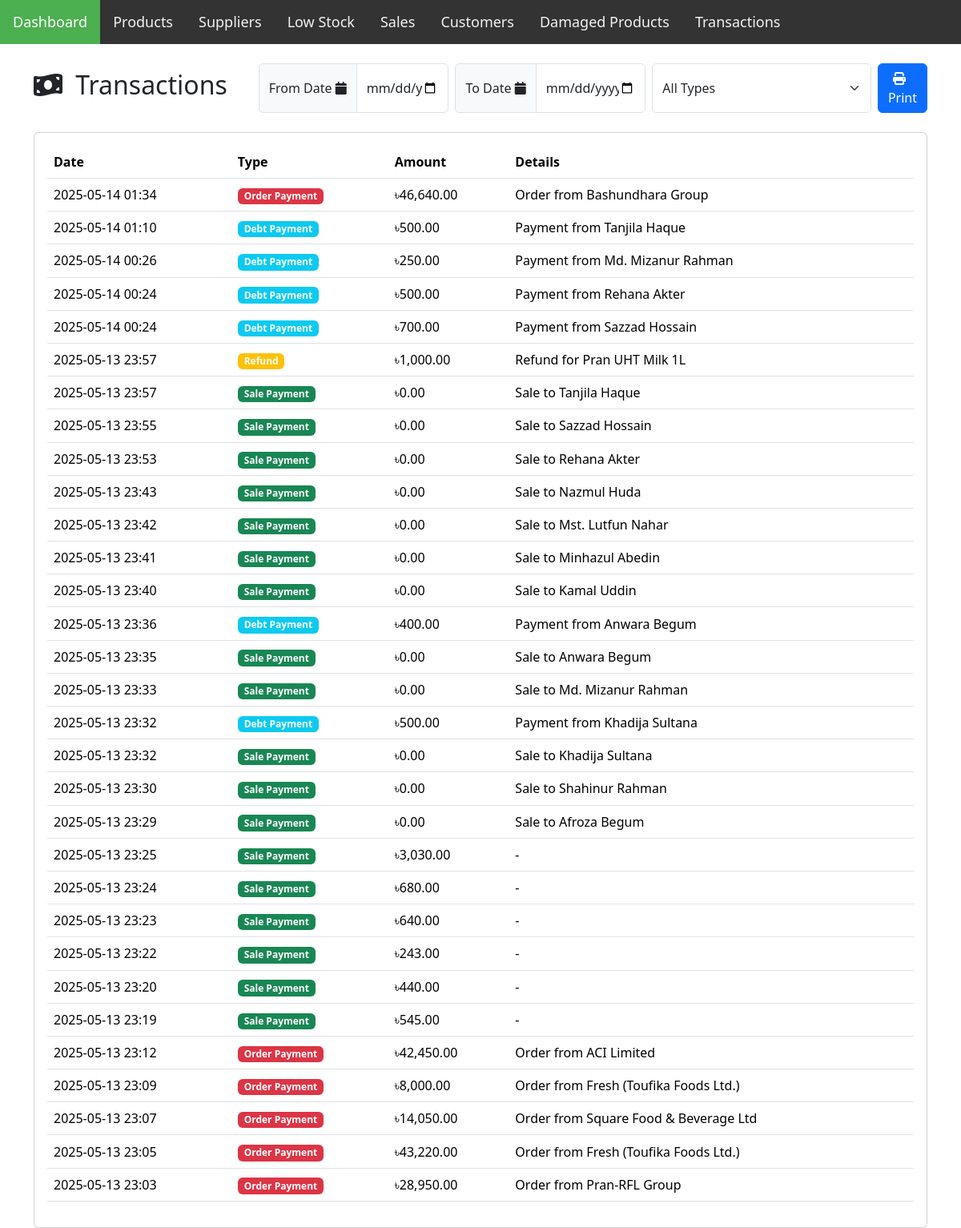
Screenshot of /transactions.php with the database file from the repository.
### tables this page shows
CREATE TABLE IF NOT EXISTS `transaction` (
  `transaction_id` int NOT NULL AUTO_INCREMENT,
  `reference_id` int NOT NULL,
  `transaction_type` enum('Order Payment','Sale Payment','Refund','Debt Payment') NOT NULL,
  `amount_paid` decimal(10,2) NOT NULL,
  `timestamp` datetime NOT NULL DEFAULT CURRENT_TIMESTAMP,
  PRIMARY KEY (`transaction_id`)
);

### transactions.php (the view, shortened to what this page needs)
<?php
$database = new Database();
$db = $database->getConnection();
?>
<!DOCTYPE html>
<html lang="en">
<head>
    <link rel="stylesheet" href="assets/style.css">
    <link rel="stylesheet" href="https://cdnjs.cloudflare.com/ajax/libs/font-awesome/6.7.2/css/all.min.css">
    <link href="https://cdn.jsdelivr.net/npm/bootstrap@5.3.5/dist/css/bootstrap.min.css" rel="stylesheet">
</head>
<body>
     <header class="header">
        <?php include 'assets/navbar.php'; ?>
    </header>
    <main class="container mt-4">
        <div class="d-flex justify-content-between align-items-center mb-4">
            <h2>
                <i class="fas fa-money-bill-wave me-2"></i>
                Transactions
            </h2>
            <div class="d-flex gap-2">
                <div class="input-group">
                    <span class="input-group-text">From Date&nbsp;<i class="fas fa-calendar"></i></span>
                    <input type="date" id="dateFrom" class="form-control" placeholder="From Date">
                </div>
                <div class="input-group">
                    <span class="input-group-text">To Date&nbsp;<i class="fas fa-calendar"></i></span>
                    <input type="date" id="dateTo" class="form-control" placeholder="To Date">
                </div>
                <select class="form-select" id="typeFilter">
                    <option value="">All Types</option>
                </select>
                <button class="btn btn-primary" onclick="printTransactions()">
                    <i class="fas fa-print me-2"></i>Print
                </button>
            </div>
        </div>
        <div class="card">
            <div class="card-body">
                <div class="table-responsive">
                    <table class="table table-hover align-middle">
                        <thead>
                            <tr>
                                <th>Date</th>
                                <th>Type</th>
                                <th>Amount</th>
                                <th>Details</th>
                            </tr>
                        </thead>
                        <tbody id="transactionsTable">
                            <?php
                            try {
                                $query = "SELECT
                                            t.transaction_id,
                                            t.timestamp,
                                            t.transaction_type,
                                            t.amount_paid,
                                            CASE
                                                WHEN t.transaction_type = 'Order Payment' THEN (
                                                    SELECT CONCAT('Order from ', c.company_name)
                                                    FROM ProductOrder po
                                                    JOIN Company c ON po.company_id = c.company_id
                                                    WHERE po.order_id = t.reference_id
                                                )
                                                WHEN t.transaction_type = 'Sale Payment' THEN (
                                                    SELECT CONCAT('Sale to ', c.name)
                                                    FROM Sale s
                                                    JOIN Customer c ON s.customer_id = c.customer_id
                                                    WHERE s.sale_id = t.reference_id
                                                )
                                                WHEN t.transaction_type = 'Debt Payment' THEN (
                                                    SELECT CONCAT('Payment from ', c.name)
                                                    FROM Customer c
                                                    WHERE c.customer_id = t.reference_id
                                                )
                                                WHEN t.transaction_type = 'Refund' THEN (
                                                    SELECT CONCAT('Refund for ', p.name)
                                                    FROM DamagedProduct d
                                                    JOIN Product p ON d.product_id = p.product_id
                                                    WHERE d.damage_id = t.reference_id
                                                )
                                            END as details
                                        FROM
                                            Transaction t
                                        ORDER BY
                                            t.timestamp DESC";
                                $stmt = $db->prepare($query);
                                $stmt->execute();
                                while ($row = $stmt->fetch(PDO::FETCH_ASSOC)) {
                                    $badge_class = match($row['transaction_type']) {
                                        'Order Payment' => 'bg-danger',
                                        'Sale Payment' => 'bg-success',
                                        'Refund' => 'bg-warning',
                                        'Debt Payment' => 'bg-info',
                                        default => 'bg-secondary'
                                    };
                                    ?>
                                    <tr>
                                        <td><?= date('Y-m-d H:i', strtotime($row['timestamp'])) ?></td>
                                        <td>
                                            <span class="badge <?= $badge_class ?>">
                                                <?= $row['transaction_type'] ?>
                                            </span>
                                        </td>
                                        <td>৳<?= number_format($row['amount_paid'], 2) ?></td>
                                        <td><?= htmlspecialchars($row['details'] ?? '-') ?></td>
                                    </tr>
                                    <?php
                                }
                            } catch(PDOException $e) {
                                echo "<tr><td colspan='4' class='text-center text-danger'>Error loading transactions</td></tr>";
                            }
                            ?>
                        </tbody>
                    </table>
                </div>
            </div>
        </div>
    </main>
</body>
</html>

### rows the page displays
transaction: timestamp "2025-05-14 01:34", transaction_type "Order Payment", amount_paid "46,640.00", details "Order from Bashundhara Group"
transaction: timestamp "2025-05-14 01:10", transaction_type "Debt Payment", amount_paid "500.00", details "Payment from Tanjila Haque"
transaction: timestamp "2025-05-14 00:26", transaction_type "Debt Payment", amount_paid "250.00", details "Payment from Md. Mizanur Rahman"
transaction: timestamp "2025-05-14 00:24", transaction_type "Debt Payment", amount_paid "500.00", details "Payment from Rehana Akter"
transaction: timestamp "2025-05-14 00:24", transaction_type "Debt Payment", amount_paid "700.00", details "Payment from Sazzad Hossain"
transaction: timestamp "2025-05-13 23:57", transaction_type "Refund", amount_paid "1,000.00", details "Refund for Pran UHT Milk 1L"
transaction: timestamp "2025-05-13 23:57", transaction_type "Sale Payment", amount_paid "0.00", details "Sale to Tanjila Haque"
transaction: timestamp "2025-05-13 23:55", transaction_type "Sale Payment", amount_paid "0.00", details "Sale to Sazzad Hossain"
transaction: timestamp "2025-05-13 23:53", transaction_type "Sale Payment", amount_paid "0.00", details "Sale to Rehana Akter"
transaction: timestamp "2025-05-13 23:43", transaction_type "Sale Payment", amount_paid "0.00", details "Sale to Nazmul Huda"
transaction: timestamp "2025-05-13 23:42", transaction_type "Sale Payment", amount_paid "0.00", details "Sale to Mst. Lutfun Nahar"
transaction: timestamp "2025-05-13 23:41", transaction_type "Sale Payment", amount_paid "0.00", details "Sale to Minhazul Abedin"
transaction: timestamp "2025-05-13 23:40", transaction_type "Sale Payment", amount_paid "0.00", details "Sale to Kamal Uddin"
transaction: timestamp "2025-05-13 23:36", transaction_type "Debt Payment", amount_paid "400.00", details "Payment from Anwara Begum"
transaction: timestamp "2025-05-13 23:35", transaction_type "Sale Payment", amount_paid "0.00", details "Sale to Anwara Begum"
transaction: timestamp "2025-05-13 23:33", transaction_type "Sale Payment", amount_paid "0.00", details "Sale to Md. Mizanur Rahman"
transaction: timestamp "2025-05-13 23:32", transaction_type "Debt Payment", amount_paid "500.00", details "Payment from Khadija Sultana"
transaction: timestamp "2025-05-13 23:32", transaction_type "Sale Payment", amount_paid "0.00", details "Sale to Khadija Sultana"
transaction: timestamp "2025-05-13 23:30", transaction_type "Sale Payment", amount_paid "0.00", details "Sale to Shahinur Rahman"
transaction: timestamp "2025-05-13 23:29", transaction_type "Sale Payment", amount_paid "0.00", details "Sale to Afroza Begum"
transaction: timestamp "2025-05-13 23:25", transaction_type "Sale Payment", amount_paid "3,030.00", details "-"
transaction: timestamp "2025-05-13 23:24", transaction_type "Sale Payment", amount_paid "680.00", details "-"
transaction: timestamp "2025-05-13 23:23", transaction_type "Sale Payment", amount_paid "640.00", details "-"
transaction: timestamp "2025-05-13 23:22", transaction_type "Sale Payment", amount_paid "243.00", details "-"
transaction: timestamp "2025-05-13 23:20", transaction_type "Sale Payment", amount_paid "440.00", details "-"
transaction: timestamp "2025-05-13 23:19", transaction_type "Sale Payment", amount_paid "545.00", details "-"
transaction: timestamp "2025-05-13 23:12", transaction_type "Order Payment", amount_paid "42,450.00", details "Order from ACI Limited"
transaction: timestamp "2025-05-13 23:09", transaction_type "Order Payment", amount_paid "8,000.00", details "Order from Fresh (Toufika Foods Ltd.)"
transaction: timestamp "2025-05-13 23:07", transaction_type "Order Payment", amount_paid "14,050.00", details "Order from Square Food & Beverage Ltd"
transaction: timestamp "2025-05-13 23:05", transaction_type "Order Payment", amount_paid "43,220.00", details "Order from Fresh (Toufika Foods Ltd.)"
transaction: timestamp "2025-05-13 23:03", transaction_type "Order Payment", amount_paid "28,950.00", details "Order from Pran-RFL Group"
